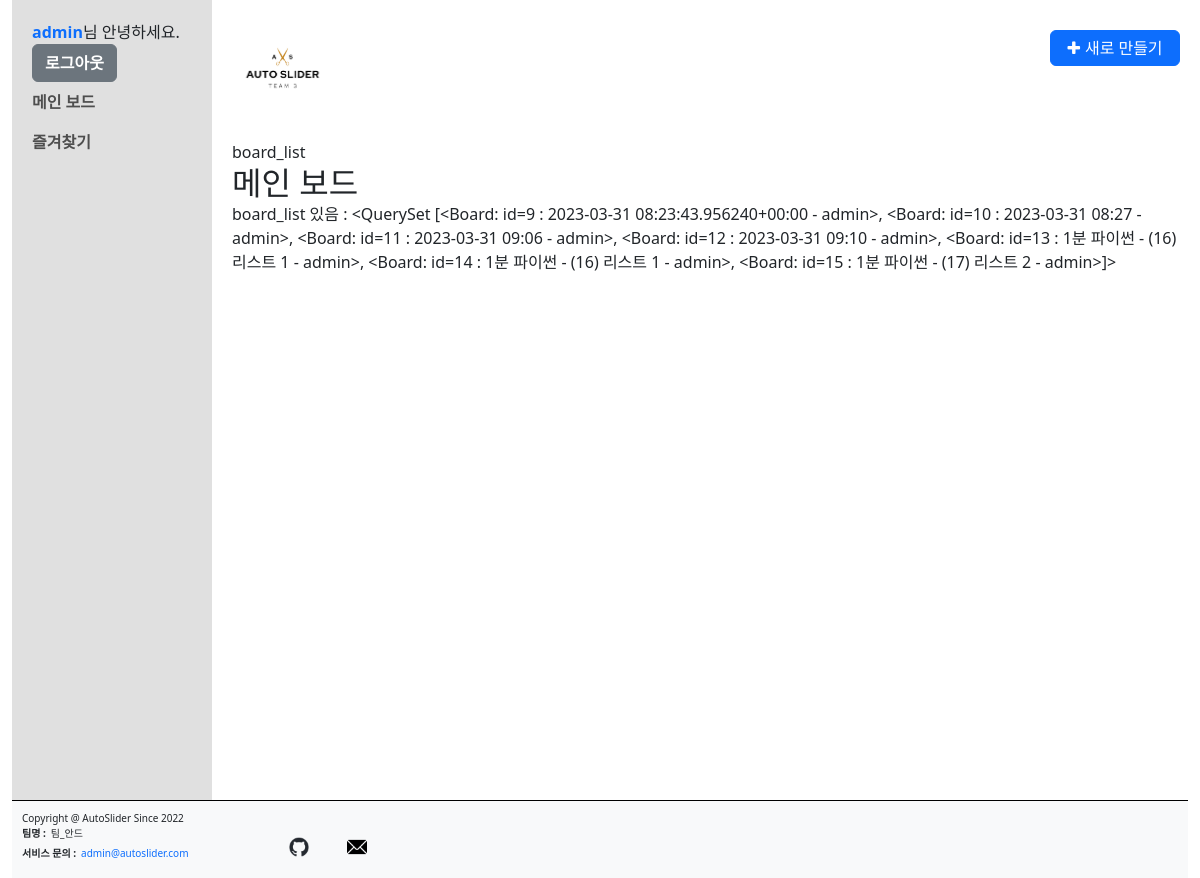
The page /list/ (signed in) on the database its author committed.
### common/models.py (models this page shows, shortened)
class CustomUser(AbstractUser):
    nickname = models.CharField(max_length=20, default='')
    phone_regex = RegexValidator(regex=r'^01([0|1|6|7|8|9])-?([0-9]{3,4})-?([0-9]{4})$') # 정규식 011-123-4567 혹은 010-1234-5678 기준
    phone = models.CharField(validators=[phone_regex], max_length=13, unique=True, verbose_name='phone', null=False, blank=False) # 010-1234-5678 기준 갯수
    USERNAME_FIELD = 'username'
    REQUIRED_FIELDS = ['phone', 'nickname', 'email']
    first_name = None
    last_name = None

### boards/models.py (models this page shows, shortened)
class Board(models.Model):
    input_type_choices = [
        ('input_text', '텍스트 요약'),
        ('input_youtube', 'Youtube 영상 링크 입력'),
        ('input_video', '영상 파일 업로드')
    ]
    title = models.TextField(blank=True)
    input_type = models.TextField(choices=input_type_choices, null=True)
    input_text = models.TextField(blank=True, null=True)
    input_youtube = models.TextField(blank=True, null=True)
    input_video = models.FileField(upload_to='videos/', blank=True, null=True)
    total_text = models.TextField(blank=True, null=True)
    summary_text = models.TextField(blank=True, null=True)
    timeline_text = models.TextField(blank=True, null=True)
    note = models.TextField(blank=True, null=True)
    user_id = models.ForeignKey(CustomUser, on_delete=models.CASCADE)
    favorite = models.BooleanField(default=False)
    created_at = models.DateTimeField(auto_now_add=True)
    updated_at = models.DateTimeField(auto_now=True)
    def __str__(self):
        return f'id={self.id} : {self.title} - {self.user_id.username}'

### boards/views.py (the view)
# urls.py: path('list/', views.BoardListView.as_view(), name='board_list'),  # board_list 기본 & 목록
class BoardListView(LoginRequiredMixin, ListView):  # LoginRequiredMixin을 상속받아 로그인한 사용자만 접근할 수 있도록 설정
    model = Board
    template_name = 'boards/board_list.html'
    def get_queryset(self):
        return Board.objects.filter(user_id=self.request.user.id)
    def get_context_data(self, **kwargs):
        context = super().get_context_data(**kwargs)
        context['board_list'] = self.get_queryset()
        return context

### templates/boards/board_list.html (shortened to what this page needs)
{% extends "base.html" %}
{% block content %}
{% load static %}
{% include "navbar.html" %}
<section class="board_list container-fluid">
{{ request.resolver_match.url_name }}
{% if  request.resolver_match.url_name == 'board_list' %}
  <h2>메인 보드</h2>
  {% if board_list %}
  board_list 있음 : {{ board_list }}
  {% else %}
  빈 목록 - 메인보드
  {% endif %}
{% endif %}
</section>
<footer class="footer bg-light">
  <div class="rows">
      <div class="rights">
          <p class="copyright">Copyright @ AutoSlider Since 2022</p>
      </div>
      <ul class="info">
          <li><strong>팀명 :</strong>팀_안드</li>
          <li><strong>서비스 문의 :</strong><a href="mailto:admin@autoslider.com" class="mailto">admin@autoslider.com</a></li>
      </ul>
      <ul class="links">
          <li><a class="btn btn-outline-light btn-floating m-1" href="https://github.com/AutoSlider/total" target="_blank" role="button"><img src="{% static 'img/icons/github-mark.png' %}" alt="gitHub linke"></a></li>
          <li><a href="#" target="_blank"><a class="btn btn-outline-light btn-floating m-1" href="mailto:admin@autoslider.com" target="_blank" role="button"><img src="{% static 'img/icons/email.png' %}" alt="mail"></a></li>
      </ul>
  </div>
</footer>
{% endblock %}

### templates/base.html (shortened to what this page needs)
{% load static %}
<!DOCTYPE html>
<html lang="ko">
    <head>
        <link href="https://cdn.jsdelivr.net/npm/bootstrap@5.3.0-alpha2/dist/css/bootstrap.min.css" rel="stylesheet">
        <link rel="stylesheet" href="https://cdnjs.cloudflare.com/ajax/libs/font-awesome/4.7.0/css/font-awesome.min.css">
        <link rel="stylesheet" type="text/css" href="{% static 'css/style.css' %}">
    </head>
    <body>
        <section class="base container-fluid">
            {% block content %}
            {% endblock %}
        </section>
    </body>
</html>

### templates/navbar.html
{% load static %}
<header class="header">
  <h1 class="logo"><img src="{% static 'img/autoslider_logo.png' %}" alt="logo"></h1>
  <ul class="btnarea">
    {% if request.resolver_match.url_name is None or request.resolver_match.url_name == 'board_list' or request.resolver_match.url_name == 'favorite_board_list' %}
      <li><button id="newBoardBtn" class="btn btn-primary"><strong class="fa fa-plus" data-toggle="modal" data-target="newBoardModal"><span>새로 만들기</span></strong></button></li>
    {% endif %}
  </ul>
</header>
<nav class="navigation navbar navbar-nav">
    <ul class="navbar-nav">
      <li class="nav-item"><a href="#">{{ user.nickname }}</a>님 안녕하세요.</li>
      <li class="nav-item"><a href="{% url 'common:logout' %}" class="btn btn-secondary">로그아웃</a></li>
      <li class="nav-item"><a href="{% url 'boards:board_list' %}" class="nav-link" >메인 보드</a></li>
      <li class="nav-item"><a href="{% url 'boards:favorite_board_list' %}" class="nav-link" >즐겨찾기</a></li>
    </ul>
</nav>

### static/css/style.css (style rules this page uses)
html, body, h1, h2, h3, h4, h5, h6, dl, dt, dd, ol, ul, li, div, p, strong, span { margin: 0; padding: 0; list-style: none; }
html, body { position: relative; width: 100%; height: 100%; }
a { text-decoration: none; }
.base { position: relative; height: 100%; }
.header { height: 140px; padding: 20px 0; margin: 0 0 -140px 220px; }
.header .logo { width: 100px; }
.header .logo img { display: block; width: 100%; }
.header .btnarea { position: absolute; top: 30px; right: 20px; }
.header .btnarea #newBoardBtn { padding: 5px; width: 130px; }
.header #newBoardBtn strong { color: #ffffff; }
.header #newBoardBtn strong span { padding-left: 5px; }
.navigation { position: relative; float: left; width: 200px; height: 100%; padding: 20px 20px 0; z-index:10; background-color: #E0E0E0; align-items : baseline; }
.navbar ul { clear: both; width: 100%; }
.navbar ul li a { font-weight:600; }
.board_list { padding: 140px 10px 0 220px; }
.footer { clear: both; overflow: hidden; position: relative; width: 100%; padding: 10px; border-top: 1px solid #000; }
.footer .rights { z-index:0; }
.footer .rows { clear: both; float: none; overflow: hidden; position: relative; width: 100%; font-size: 10px; }
.footer .rows ul { float: left; width: 250px; z-index:10; }
.footer .rows ul li { display: block; margin-bottom: 5px; text-align: left; }
.footer .rows ul li strong { padding-right: 5px; }
.footer .rows ul li a img { display: block; width: 20px; }
.footer .rows .links li { display: inline-block; margin: 0 auto; width: 55px; }

### rows shown on the page
CustomUser: nickname "admin"
Board: id+title+user_id "<QuerySet [<Board: id=9 : 2023-03-31 08:23:43.956240+00:00 - admin>, <Board: id=10 : 2023-03-31 08:27 - admin>, <Board: id=11 : 2023-03-31 09:06 - admin>, <Board: id=12 : 2023-03-31 09:10 - admin>, <Board: id=13 : 1분 파이썬 - (16) 리스트 1 - admin>, <Board: id=14 : 1분 파이썬 - (16) 리스트 1 - admin>, <Board: id=15 : 1분 파이썬 - (17) 리스트 2 - admin>]>"

### other values the page prints
{{ request.resolver_match.url_name }} "board_list"
